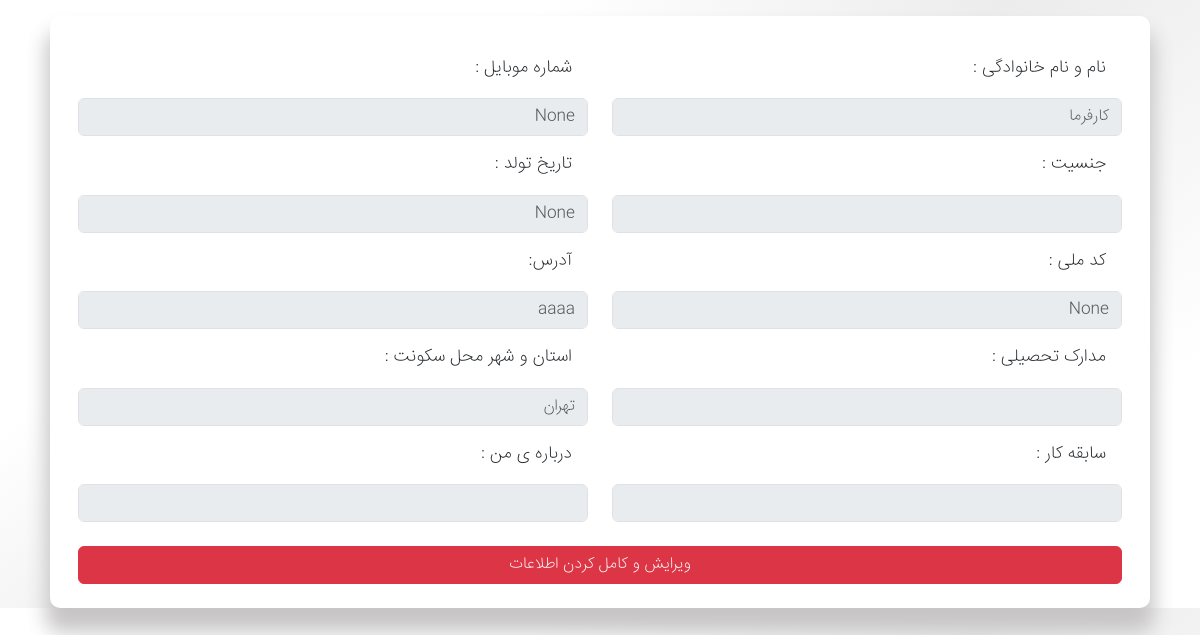
The page /user/servicer/ (signed in) on the database as committed earlier.
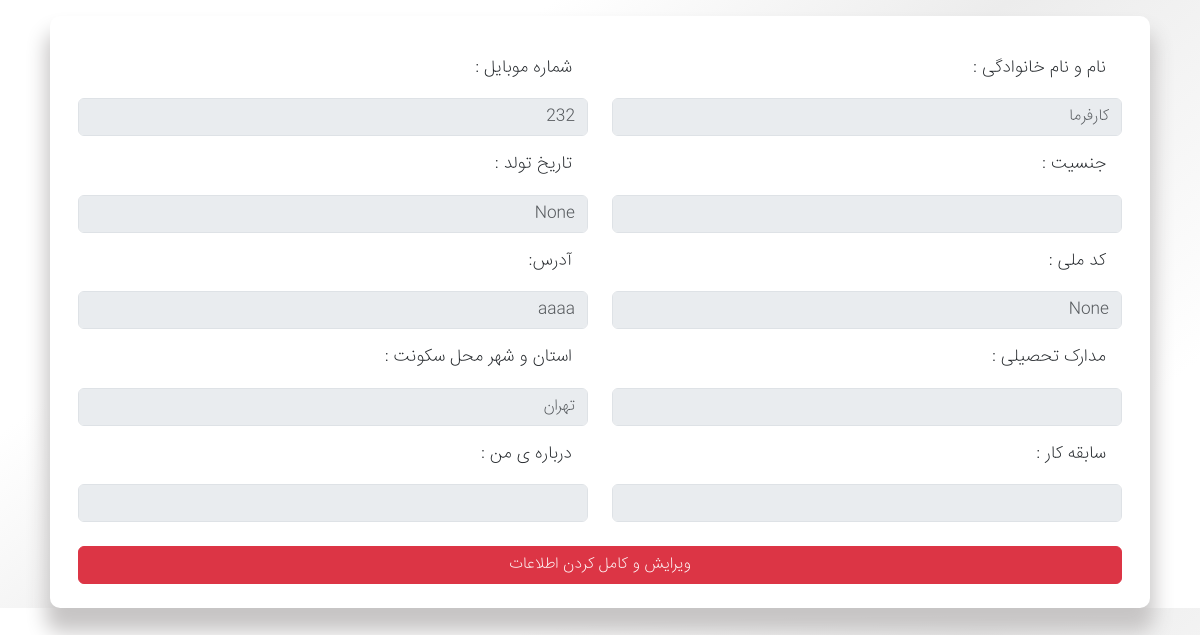
The same page on the database as committed later.
### account_module/models.py (models this page shows, shortened)
class User(AbstractUser):
    avatar = models.ImageField(max_length=20, verbose_name='تصویر پروفایل', null=True, blank=True)
    fullname = models.CharField(max_length=100, verbose_name='نام و نام خانوادگی')
    city = models.CharField(max_length=100, verbose_name='استان و شهر', null=True, blank=True)
    email_active_code = models.CharField(max_length=100, verbose_name='کد فعالسازی ایمیل')
    address = models.TextField(null=True, blank=True, verbose_name='آدرس')
    national_number = models.IntegerField(null=True, blank=True, verbose_name='شماره ملی')
    mobile_number = models.IntegerField(null=True, blank=True, verbose_name='شماره موبایل')
    birth_date = models.CharField(max_length=40, null=True, blank=True, verbose_name='تاریخ تولد')
    is_servicer = models.BooleanField(verbose_name='خدمات دهنده', default=False)
    class Meta:
        verbose_name = 'کاربر'
        verbose_name_plural = 'کاربران'

### user_panel_module/views.py (the view)
# urls.py: path('servicer/', views.ServicerPanelDashboardPage.as_view(), name='servicer_panel'),
class ServicerPanelDashboardPage(TemplateView):
    template_name = 'servicer/user_panel.html'

### user_panel_module/templates/servicer/user_panel.html (shortened to what the changed rows need)
{% extends 'shared/_layout.html' %}
{% load render_partial %}
{% block main %}
    <main>
    <div class="container mt-3">
        <div class="row mx-2">
            <div class="col panel-main">
                <div class="user-info-container">
                    <div>
                        <div class="mt-4 px-3 pb-4 form-group">
                            <div class="row">
                                <div class="col-lg-6">
                                    <div class="d-flex justify-content-between">
                                        <label class="p-3">نام و نام خانوادگی :</label>
                                    </div>
                                    <input type="text" class="form-control" placeholder="{{ user.fullname }}"  disabled>
                                    <div class="d-flex justify-content-between">
                                        <label class="p-3">جنسیت :</label>
                                    </div>
                                    <input type="email" class="form-control" placeholder="{{ request.session.servicer_info.gender }}" disabled>
                                    <div class="d-flex justify-content-between">
                                        <label class="p-3">کد ملی :</label>
                                    </div>
                                    <input type="text" class="form-control" placeholder="{{ user.national_number }}" disabled>
                                </div>
                                <div class="col-lg-6">
                                    <div class="d-flex justify-content-between">
                                        <label class="p-3">شماره موبایل :</label>
                                    </div>
                                    <input type="text" class="form-control" placeholder="{{ user.mobile_number }}" disabled>
                                    <div class="d-flex justify-content-between ">
                                        <label class="p-3">تاریخ تولد :</label>
                                    </div>
                                    <input type="text" class="form-control" placeholder="{{ user.birth_date }}" disabled>
                                    <div class="d-flex justify-content-between">
                                        <label class="p-3">آدرس:</label>
                                    </div>
                                    <input type="text" class="form-control" placeholder="{{ user.address }}" disabled>
                                </div>
                                <div class="col-lg-6">
                                    <div class="d-flex justify-content-between ">
                                        <label class="p-3">استان و شهر محل سکونت :</label>
                                    </div>
                                    <input type="text" class="form-control" placeholder="{{ user.city }}" disabled>
                                    <div class="d-flex justify-content-between">
                                        <label class="p-3">درباره ی من :</label>
                                    </div>
                                    <input type="text" class="form-control" placeholder="{{ request.session.servicer_info.description }}" disabled>
                                </div>
                            </div>
                        </div>
                    </div>
                </div>
            </div>
        </div>
    </div>
</main>
{% endblock %}

Rows that differ between the two databases and show on the page:
changed User "کارفرما": mobile_number "None" → "232"
